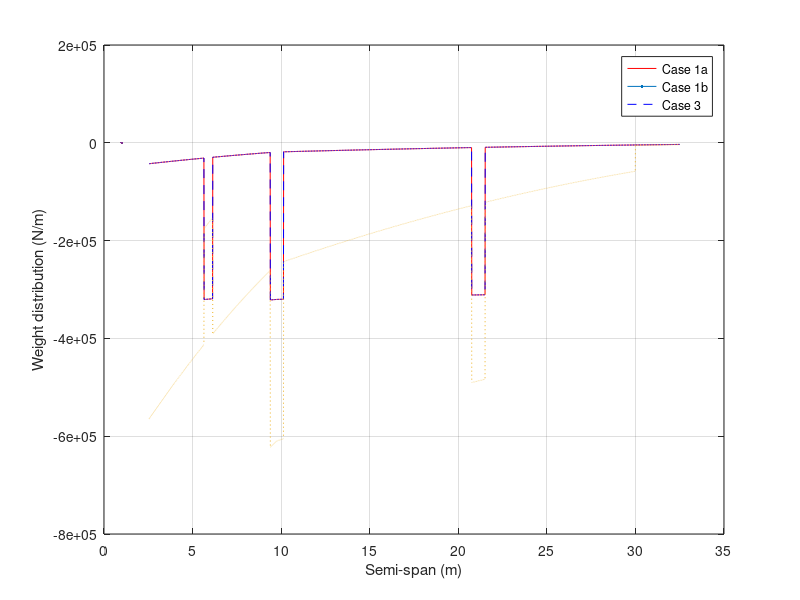
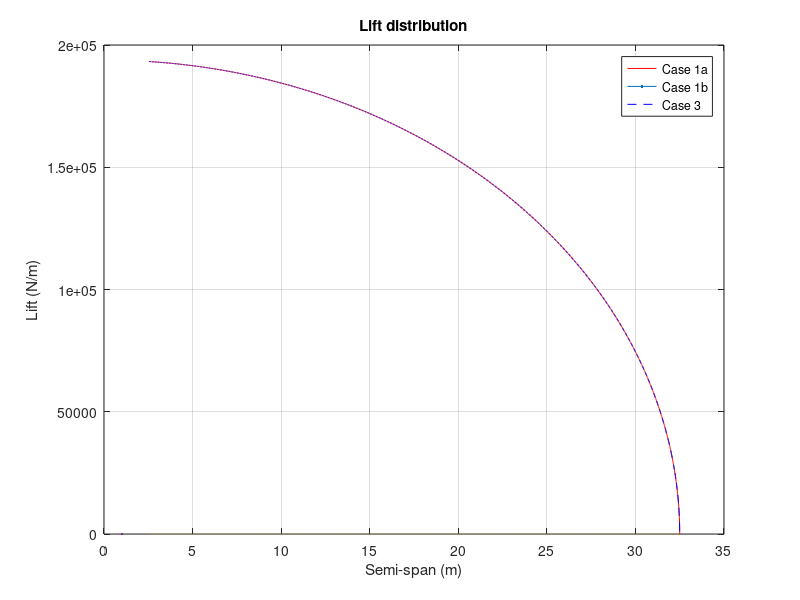
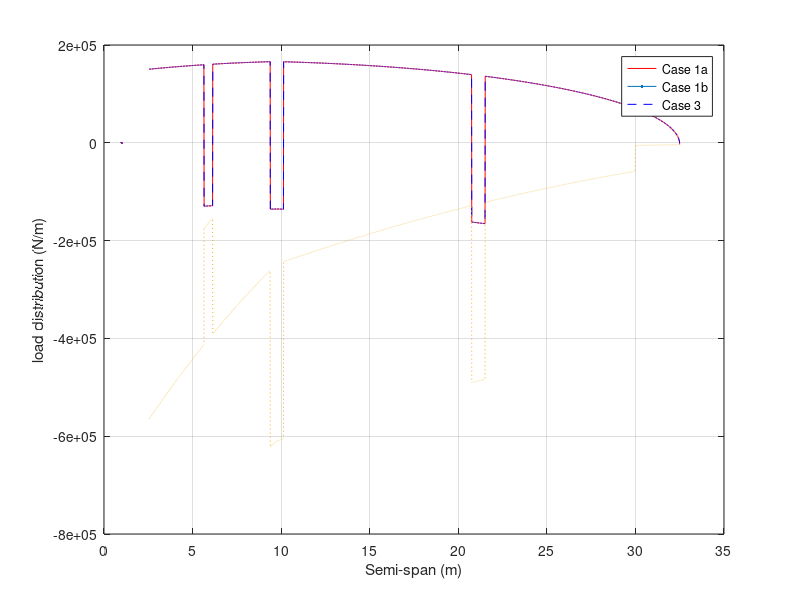
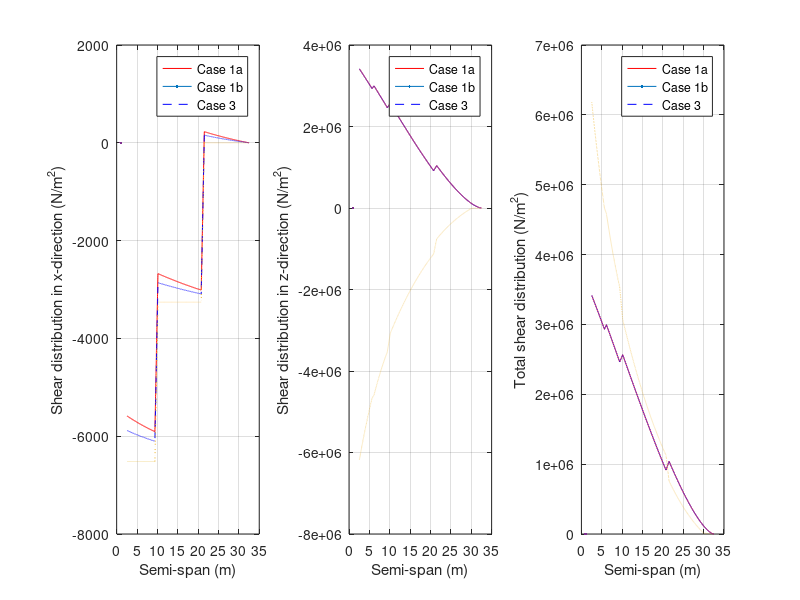

Here is the MATLAB script that generated these plots, in order:
clc
clear
close all

%LOADS DISTRIBUTION

%get chord distribution
%leading edge sweep angle
b = 32.45 * tand(26.6);
a = b - 3.47/4;

aa = (a + 3.47)/32.45;

%sweep_angle = atand(aa);
sweep_angle = atand(aa);

%chord distribution for first section
outer_chord = 13.89 - (9.75 * tand(sweep_angle));

gradient1 = (outer_chord - 13.89)/9.75;

%for outer section
gradient2 = (3.47 - outer_chord)/(32.45 - 9.75);

span1 = 2.55:0.01:9.75;
span2 = 9.75:0.01:32.5;

c2 = outer_chord - gradient2 * 9.75;

chord1 = gradient1 * span1 + 13.89;
chord2 = gradient2*span2+c2;

chord = [chord1,chord2];

%CMo for airfoil
Cmoairf = -0.131;

%constants
W_S = 7840;         %wing loading in N/m^2
S = 482;            %wing area in m^2
rho = 1.227;        %sea level density
W = 353385;         %mtow in kg
g = 9.81;           %gravitational constant
T = 321600;         %thrust produced by each engine in N

%masses and wing properties
m_dry = 27100/2;        %dry mass of the wing in kg
weight_wing = m_dry*g;  %weight of the wing in N
V_wing = 168.6331;      %volume of the wing in m^3 CHANGE THIS WITH THE REAL VALUE  

m_fuel = 176091;        %fuel mass in kg
rho_fuel = 804;         %fuel density in kg/m^3
length_ft = 26.83;      %length of fuel tank 

m_engine = 6147.1;      %mass of engine
m_mg = 15100;           %mass of main landing gear


%aerofoil properties
cg = 0.4141;                            %centre of gravity
arm_length = 0.1641;                    %distance of cg from aerodynamic centre
frontSpar = 0.12;                       %location of front spar
rearSpar = 0.7;                         %location of shear spar
flexAxis = (frontSpar+rearSpar)/2;      %location of flexural axis (shear centre)


%wing discretisation
span = [span1,span2];      %29.33 is the length of the wing that is outside of the fuselage

%area of the aerofoil at each section of the wing
area_aerofoil = 0.0939*chord.^2;


%cases: [case 1a, case 1b, case 3]

v = [130.537; 171.25; 81.21;95.3];           %speed in m/s
n = [2.5; 2.5; 3;1];                      %load factor
L = n*W*g;                              %overall lift
L(3) = 0;                               %assume no aerodynamic forces in case 3
C_l = (2*n*W_S)./(rho*v.^2);            %lift coefficient
C_l(3) = 0;                             %assume no aerodynamic forces in case 3
%C_d = [0.13; 0.022; 0];                 %drag coefficient taken from polars
C_d = [0.043; 0.017; 0;0.02];
D = 0.5.*rho.*v.^2.*S.*C_d;             %overall drag
L0 = L./(32.5*pi*0.5 - 6.34);           %assume an elliptical lift distribution

dy = 0.01;                      %length of each section
dV = area_aerofoil * dy;        %volume of each section

%load on each section of the wing due to the wing's weight
dW_wing = (weight_wing/V_wing) * dV;

%load due to 1 engine in N
dW_engine = [m_engine*g;m_engine*g;m_engine*g]; 

%load due to 1 main landing gear in N
dW_mg = [m_mg*g/4;m_mg*g/4;m_mg*g/4];

%load due to fuel in the wings in N
V_fuel = 219.75;                %volume of fuel in m^3
dmass_fuel = rho_fuel * dV;     %mass of fuel in each section
dmass_fuel(2747:end) = 0;       %no fuel after y = 30
dW_fuel = dmass_fuel*g;         %weight of fuel in each section

%add all of the weights to get the total weight experienced at each section
dW_total = zeros(4, length(chord));             %pre-define array

%case 1a - worst case scenario with no fuel weight
dW_total(1,:) = dW_total(1,:) + dW_wing;                             %add weight of wing
dW_total(1,685:760) = dW_total(1,685:760) + dW_engine(1)/75;         %add weight of engine 1
dW_total(1,1823:1898) = dW_total(1,1823:1898) + dW_engine(1)/75;     %add weight of engine 2
dW_total(1,311:359) = dW_total(1,311:359) + dW_mg(1)/48;             %add weight of landing gear
dW_total(1,:) = dW_total(1,:) * 100;

%case 1b - worst case scenario with no fuel weight
dW_total(2,:) = dW_total(2,:) + dW_wing;                             %add weight of wing
dW_total(2,685:760) = dW_total(2,685:760) + dW_engine(2)/75;         %add weight of engine 1
dW_total(2,1823:1898) = dW_total(2,1823:1898) + dW_engine(2)/75;     %add weight of engine 2
dW_total(2,311:359) = dW_total(2,311:359) + dW_mg(2)/48;             %add weight of landing gear
dW_total(2,:) = dW_total(2,:) * 100;

%case 3 - worst case scenario with fuel weight
dW_total(3,:) = dW_total(3,:) + dW_wing + dW_fuel;                   %add weight of wing and fuel
dW_total(3,685:760) = dW_total(3,685:760) + dW_engine(3)/75;         %add weight of engine 1
dW_total(3,1823:1898) = dW_total(3,1823:1898) + dW_engine(3)/75;     %add weight of engine 2
dW_total(3,311:359) = dW_total(3,311:359) + dW_mg(3)/48;             %add weight of landing gear
dW_total(3,:) = dW_total(3,:) * 100;
dW_total(3,311:359) = dW_total(3,311:359) - 6.2349e6/48;             %add force of main landing gear on the wing at touch down

%case 2 - OEI no fuel in the wings. worst case scenario at take of (using take off speed)
dW_total(4,:) = dW_total(4,:) + dW_wing;                             %add weight of wing
dW_total(4,685:760) = dW_total(4,685:760) + dW_engine(2)/75;         %add weight of engine 1
dW_total(4,1823:1898) = dW_total(4,1823:1898) + dW_engine(2)/75;     %add weight of engine 2
dW_total(4,311:359) = dW_total(4,311:359) + dW_mg(2)/48;             %add weight of landing gear
dW_total(4,:) = dW_total(4,:) * 100;

dW_total = dW_total.*n.*1.5;


% loading lifting distribution
% data = load("WingLoad.mat");
% dL = data.vq;
% dL(1 , :) = dL';
% dL(2 , :) = dL(1,:);
% dL(3 , :) = zeros(1 , 2997);



%CALCULATING SHEAR
dS = dy*chord;                              %planform area distribution
dD = 0.5*rho*v.^2.*C_d.*dS;                 %drag distribution
dL = L0.*sqrt(1-(span/32.5).^2);            %elliptical lift distribution
dD(:,685:760) = dD(:,685:760) - T/75;       %subtract thrust of engine 1
dD(:,1823:1898) = dD(:,1823:1898) - T/75;   %subtract thrust of engine 2

total_lift = 2 * trapz(dL(1,:));

for i = 1:4  
    for j = 1:length(span)
        temp = dD(i,j:length(span));
        shear_x(i,j) = sum(temp*dy);
    end
end

shear_y = 0;

for i = 1:4
    for j = 1:length(span)
        temp1 = dL(i,j:length(span));
        temp2 = dW_total(i,j:length(span));
        shear_z(i,j) = sum((temp1-temp2)*dy);
    end
end

shear_total = sqrt(shear_x.^2 + shear_z.^2);


%CALCULATING BENDING MOMENT

for i = 1:4
    for j = 1:length(span)
        temp = shear_z(i,j:length(span));
        M_x(i,j) = sum(temp)*dy;
    end
end

for i = 1:4
    for j = 1:length(span)
        temp = shear_x(i,j:length(span));
        M_z(i,j) = sum(temp)*dy;
    end
end

%maybe have a look at this again because now we have 4 cases
%CALCULATING TORQUE
M_torque = zeros(4, length(span));
landing_gear_force_case3 = zeros(length(span));
landing_gear_force_case3(311:359) = 3.4278e6/48 ; %double check this is correct or not
for i=1:4
    for j = 1: length(span)
        if i==3 % the landing gear will exert a moment
        x_quart(i, j) = 0.25 * chord(j);
        z_f = 0.07; % depends how we define the axis
        x_cg= cg;
        m_0w(i,j) = 0.5* rho * v(i)^2 * chord(j)^2 * Cmoairf; 
        dM(i,j) = dL(i,j)* (flexAxis - x_quart(i,j))+dD(i,j) * 0 + dW_total(i,j) *(flexAxis - x_cg) + landing_gear_force_case3(1,j)*(flexAxis - rearSpar) - m_0w(i,j);
        M_torque(i,j)= sum(dM(i,j)) ;  
        else
    x_quart(i, j) = 0.25 * chord(j);
    z_f = 0.07; % depends how we define the axis
    x_cg= cg;
    m_0w(i,j) = 0.5* rho * v(i)^2 * chord(j)^2 * Cmoairf; 
    dM(i,j) = dL(i,j)* (flexAxis - x_quart(i,j))+dD(i,j) * 0 + dW_total(i,j) *(flexAxis - x_cg) + - m_0w(i,j);
    M_torque(i,j)= sum(dM(i,j)) ;
    end
    end
end


%PLOTSS

figure(1)
plot(span,-dW_total(1,:),"r", LineWidth = 1.5);
hold on
plot(span,-dW_total(2,:),"b--", LineWidth = 1.5);
plot(span,-dW_total(3,:),":", LineWidth = 1.5);
hold off
grid on
xlabel("Semi-span (m)");
ylabel("Weight distribution (N/m)");
legend("Case 1a","Case 1b", "Case 3");

figure(2)
plot(span,dL(1,:),"r", LineWidth = 1.5);
hold on
plot(span,dL(2,:),"b--", LineWidth = 1.5);
plot(span,dL(3,:),":", LineWidth = 1.5);
hold off
title("Lift distribution");
xlabel("Semi-span (m)");
ylabel("Lift (N/m)");
grid on
legend("Case 1a","Case 1b", "Case 3");

figure(3)
plot(span,dL(1,:)-dW_total(1,:),"r", LineWidth = 1.5);
hold on
plot(span,dL(2,:)-dW_total(2,:),"b--", LineWidth = 1.5);
plot(span,dL(3,:)-dW_total(3,:),":", LineWidth = 1.5);
hold off
xlabel("Semi-span (m)");
ylabel("load distribution (N/m)");
grid on
legend("Case 1a","Case 1b", "Case 3");

figure(4)
subplot(1,3,1);
plot(span,shear_x(1,:),"r", LineWidth = 1.5);
hold on
plot(span,shear_x(2,:),"b--", LineWidth = 1.5);
plot(span,shear_x(3,:),":", LineWidth = 1.5);
hold off
grid on
xlabel("Semi-span (m)");
ylabel("Shear distribution in x-direction (N/m^2)");
legend("Case 1a","Case 1b", "Case 3");

subplot(1,3,2);
plot(span,shear_z(1,:),"r", LineWidth = 1.5);
hold on
plot(span,shear_z(2,:),"b--", LineWidth = 1.5);
plot(span,shear_z(3,:),":", LineWidth = 1.5);
hold off
grid on
xlabel("Semi-span (m)");
ylabel("Shear distribution in z-direction (N/m^2)");
legend("Case 1a","Case 1b", "Case 3");

subplot(1,3,3);
plot(span,shear_total(1,:),"r", LineWidth = 1.5);
hold on
plot(span,shear_total(2,:),"b--", LineWidth = 1.5);
plot(span,shear_total(3,:),":", LineWidth = 1.5);
hold off
grid on
xlabel("Semi-span (m)");
ylabel("Total shear distribution (N/m^2)");
legend("Case 1a","Case 1b", "Case 3");

figure(5)
subplot(1,2,1);
plot(span,M_x(1,:),"r", LineWidth = 1.5);
hold on
plot(span,M_x(2,:),"b--", LineWidth = 1.5);
plot(span,M_x(3,:),":", LineWidth = 1.5);
hold off
grid on
xlabel("Semi-span (m)");
ylabel("Bending moment distribution in x-direction (N)");
legend("Case 1a","Case 1b", "Case 3");

subplot(1,2,2);
plot(span,M_z(1,:),"r", LineWidth = 1.5);
hold on
plot(span,M_z(2,:),"b--", LineWidth = 1.5);
plot(span,M_z(3,:),":", LineWidth = 1.5);
hold off
grid on
xlabel("Semi-span (m)");
ylabel("Bending moment distribution in z-direction (N)");
legend("Case 1a","Case 1b", "Case 3");


figure(6)
subplot(1,2,1);
plot(span,M_torque(1,:),"r", LineWidth = 1.5);
hold on
plot(span,M_torque(2,:),"b--", LineWidth = 1.5);
plot(span,M_torque(3,:),":", LineWidth = 1.5);
hold off
grid on
xlabel("Semi-span (m)");
ylabel(" (N)");
legend("Case 1a","Case 1b", "Case 3");

% Get the sectional load vs spanwise diagram for case 1&3 under different
% conditions so MTOW, EFW, MLW

%%%%%%% CHANGE THE VALUES OF MLW AND EFW
MTOW = 353385;         %mtow in kg
MLW =  320000        ; % maximum landing weoght
EFW =  300000      ; %EMPTY FUEL WEIGHT
n= 3.75;
mass=[MTOW, MLW, EFW];

for j= 1:3
    lift(j) = n* mass(j)*g;
    L0(j)= lift(j)/(32.5*pi*0.5 - 6.34);  %assume an elliptical lift distribution
    dl_new(j,:) = L0(j)*sqrt(1-(span/32.5).^2);
end

figure
plot(span, dl_new(1,:))
hold on
plot(span, dl_new(2,:))
plot(span, dl_new(3,:))
grid on
xlabel("Spanwise position (m)")
ylabel("Sectional load (N/m)")


figure
plot(span,dL(1,:)-dW_total(1,:),"r",LineWidth = 1.25);
hold on
plot(span,dL(3,:)-dW_total(3,:),LineWidth = 1.25,Color=[0 128 255]/255);
plot(span,dL(1,:),"--", LineWidth = 1.25,Color=[255 102 102]/255);
plot(span,dL(3,:),"--", LineWidth = 1.25,Color=[102 102 255]/255);
plot(span,-dW_total(1,:),":", LineWidth = 1.25,Color=[153 0 0]/255);
plot(span,-dW_total(3,:),":", LineWidth = 1.25,Color=[0 0 153]/255);
hold off
xlabel("Semi-span (m)");
ylabel("load distribution (N/m)");
grid on
legend("Case 1 - Resultant load","Case 3 - Resultant load","Case 1 - Lift ", "Case 3 - Lift ","Case 1 - Inertial loads","Case 3 - Inertial loads");



figure
plot(span,dL(1,:)-dW_total(1,:),"r",LineWidth = 1.25);
hold on
plot(span,dL(4,:)-dW_total(1,:),"g",LineWidth = 1.25);
plot(span,dL(3,:)-dW_total(3,:),LineWidth = 1.25,Color=[0 128 255]/255);
plot(span,dL(1,:),"--", LineWidth = 1.25,Color=[255 102 102]/255);
plot(span,dL(4,:),"--", LineWidth = 1.25,Color=[50 153 50]/255);
plot(span,dL(3,:),"--", LineWidth = 1.25,Color=[102 102 255]/255);
plot(span,-dW_total(1,:),":", LineWidth = 1.25,Color=[153 0 0]/255);
plot(span,-dW_total(4,:),":", LineWidth = 1.25,Color=[0 50 0]/255);
plot(span,-dW_total(3,:),":", LineWidth = 1.25,Color=[0 0 153]/255);
hold off
xlabel("Semi-span (m)");
ylabel("load distribution (N/m)");
grid on
legend("Case 1 - Resultant load","Case 2 - Resultant load","Case 3 - Resultant load","Case 1 - Lift ","Case 2 - Lift " ,"Case 3 - Lift ","Case 1 - Inertial loads","Case 2 - Inertial loads","Case 3 - Inertial loads");
